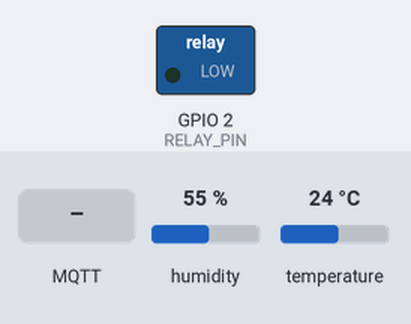
A program run on a simulated ESP32. On the bench: switched loads named in the program (green lamp = pin HIGH). The inputs (shaded band) are chosen by the test bench; at power-on: humidity 55 %, temperature 24 °C. WiFi joins after 1.5 s; servers stay silent unless stated; random numbers use the default seed unless the program sets one; no MQTT or app messages arrive unless stated; what the program prints to the serial monitor is not drawn.

Above: at 2.7 s.
2.8 s: MQTT message "ON" arrives on the first subscribed topic
At 3.2 s:
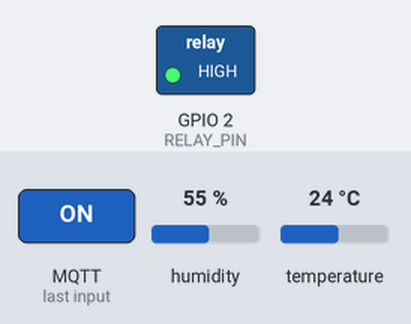
6.5 s: MQTT message "OFF" arrives on the first subscribed topic
At 7.2 s:
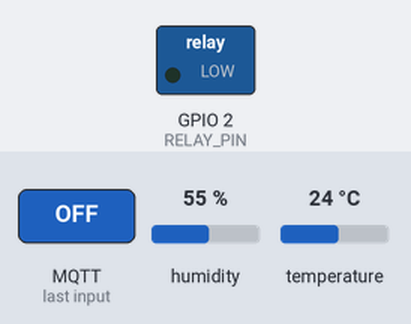
Timing chart, 0 to 9.5 s (numbered marks = the images above; inputs shaded):
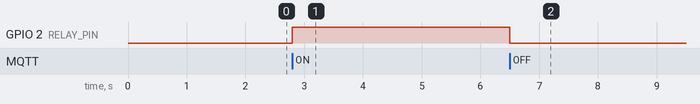

The program:

main.cpp
```cpp
#include <Arduino.h>
#include <WiFi.h>
#include <PubSubClient.h>
#include <DHT.h>

// Cấu hình WiFi
const char* ssid = "CHAO'S HOUSE 2";
const char* password = "hochanhtantoi1";
const char* mqtt_server = "broker.hivemq.com";
#define DHTPIN 15
#define DHTTYPE DHT22
DHT dht(DHTPIN, DHTTYPE);

#define RELAY_PIN 2 // Sử dụng LED onboard (thường là chân GPIO2 trên ESP32)

WiFiClient espClient;
PubSubClient client(espClient);
unsigned long lastMsg = 0;

// Hàm nhận lệnh từ MQTT (để điều khiển Relay/LED)
void callback(char* topic, byte* payload, unsigned int length) {
  String message = "";
  for (int i = 0; i < length; i++) {
    message += (char)payload[i];
  }

  Serial.print("Message arrived [");
  Serial.print(topic);
  Serial.print("] ");
  Serial.println(message);

  // Kiểm tra topic điều khiển relay
  if (String(topic) == "esp32/relay/control") {
    if (message == "ON") {
      digitalWrite(RELAY_PIN, HIGH);
      Serial.println("Relay/LED ON");
    } else if (message == "OFF") {
      digitalWrite(RELAY_PIN, LOW);
      Serial.println("Relay/LED OFF");
    }
  }
}

void setup_wifi() {
  delay(10);
  Serial.println();
  Serial.print("Connecting to ");
  Serial.println(ssid);

  WiFi.begin(ssid, password);
  while (WiFi.status() != WL_CONNECTED) {
    delay(500);
    Serial.print(".");
  }
  Serial.println("\nWiFi connected");
}

void reconnect() {
  while (!client.connected()) {
    Serial.print("Attempting MQTT connection...");
    // Tạo ID client ngẫu nhiên
    String clientId = "ESP32Client-";
    clientId += String(random(0xffff), HEX);

    if(client.connect(clientId.c_str())){
      Serial.println("connected");
      // Đăng ký nhận lệnh (Subscribe topic điều khiển)
      client.subscribe("esp32/relay/control");
    } else {
      Serial.print("failed, rc=");
      Serial.print(client.state());
      Serial.println(" try again in 5 seconds");
      delay(5000);
    }
  }
}

void setup() {
  Serial.begin(115200);
  pinMode(RELAY_PIN, OUTPUT);
  digitalWrite(RELAY_PIN, LOW);

  dht.begin();
  setup_wifi();

  client.setServer(mqtt_server, 1883);
  client.setCallback(callback);
}

void loop() {
  if (!client.connected()) {
    reconnect();
  }
  client.loop();

  unsigned long now = millis();
  // Gửi dữ liệu nhiệt độ lên MQTT mỗi 5 giây
  if (now - lastMsg > 5000) {
    lastMsg = now;

    float t = dht.readTemperature();
    if (isnan(t)) t = 25.0; // Giá trị dự phòng nếu lỗi cảm biến

    // Publish nhiệt độ lên broker
    String tempStr = String(t, 1);
    client.publish("esp32/sensor/temperature", tempStr.c_str());

    Serial.print("Published temperature: ");
    Serial.println(tempStr);
  }
}
```

Measured:
- after the input at 2.8 s, GPIO 2 (RELAY_PIN): LOW → HIGH at once
- after the input at 6.5 s, GPIO 2 (RELAY_PIN): HIGH → LOW at once
